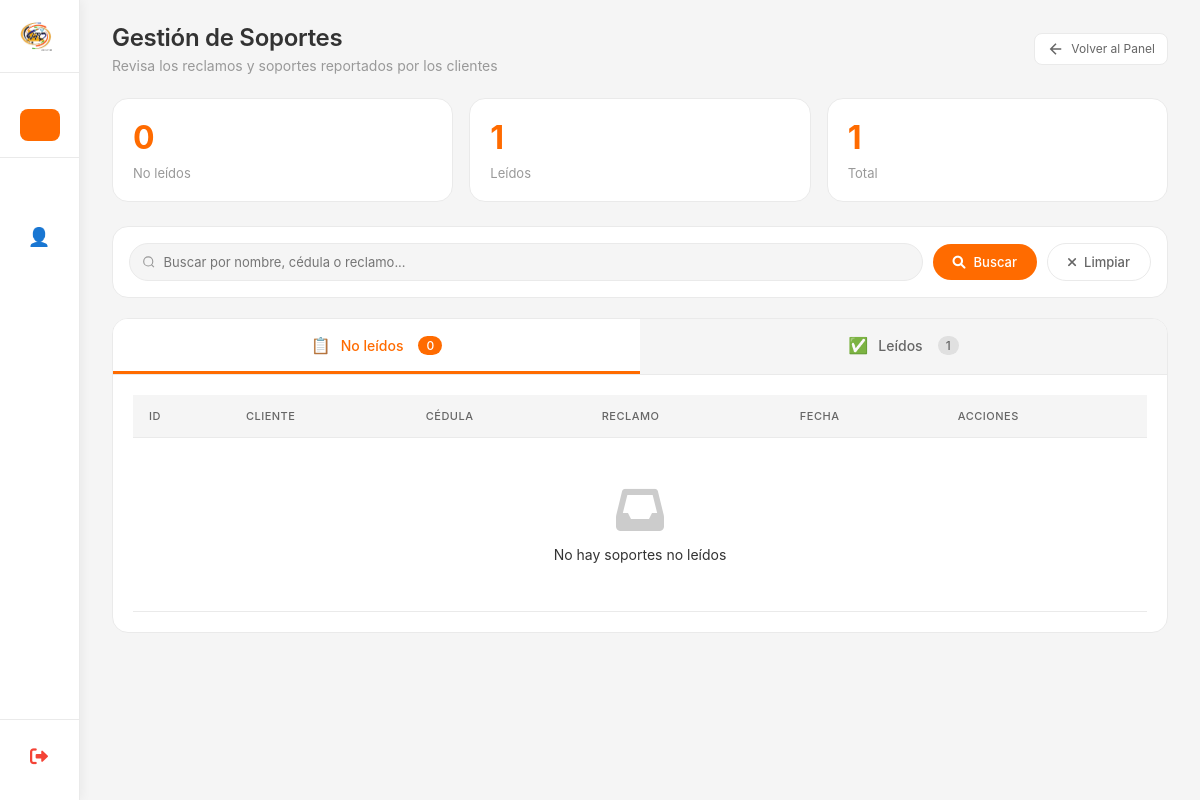
Before: /gestion-soportes/cliente/ with the older database file.
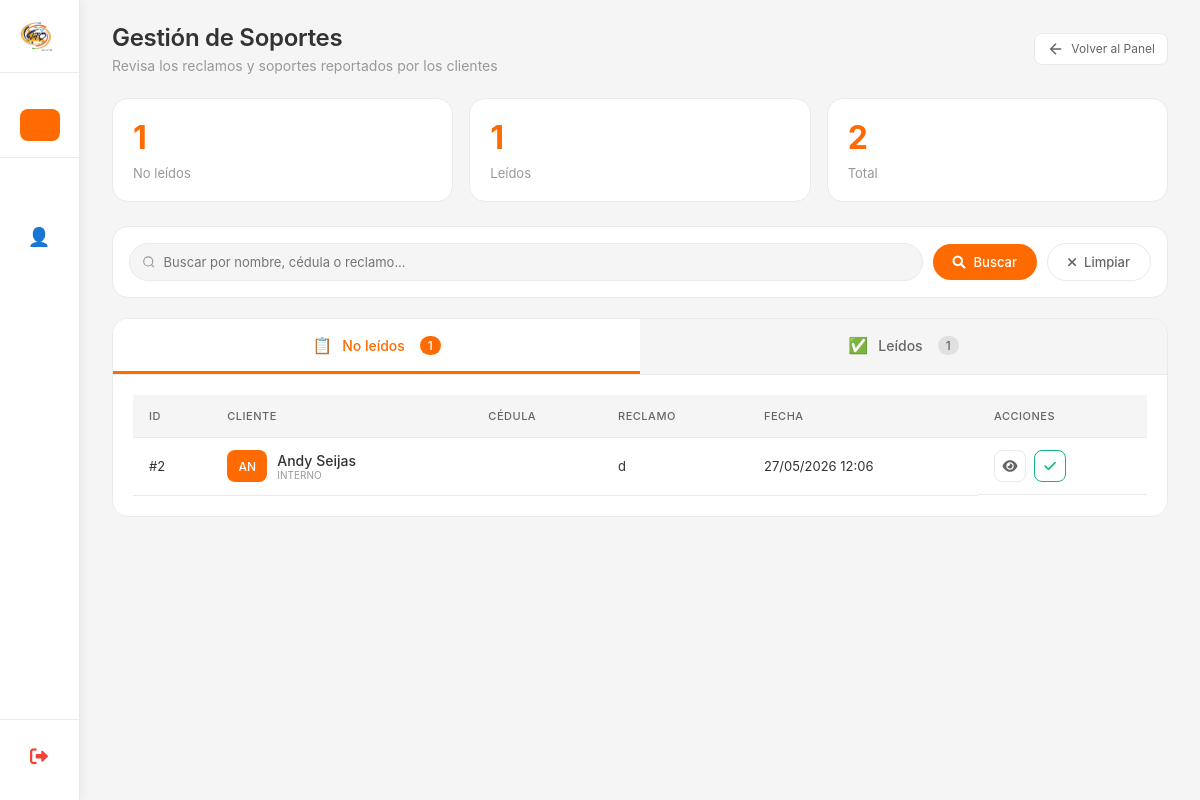
After: the same page with the newer database file.
### myapp/models.py (models this page shows, shortened)
class SoporteCliente(models.Model):
    class EstadoSoporte(models.TextChoices):
        NO_LEIDO = 'NO_LEIDO', 'No leído'
        LEIDO = 'LEIDO', 'Leído'
    contrato = models.ForeignKey(
        'ContratoCliente',
        on_delete=models.CASCADE,
        null=True,
        blank=True,
        related_name='soportes_cliente',
        verbose_name="Contrato del cliente"
    )
    cliente_externo = models.ForeignKey(
        'ClienteExterno',
        on_delete=models.CASCADE,
        null=True,
        blank=True,
        related_name='soportes_cliente',
        verbose_name="Cliente externo"
    )
    tipo_cliente = models.CharField(
        max_length=10,
        choices=[('INTERNO', 'Cliente con contrato'), ('EXTERNO', 'Cliente externo')],
        verbose_name="Tipo de cliente"
    )
    reclamo = models.TextField(
        max_length=1000,
        verbose_name="Reclamo"
    )
    observacion = models.TextField(
        max_length=500,
        blank=True,
        null=True,
        verbose_name="Observaciones"
    )
    foto = models.ImageField(
        upload_to='soportes_clientes/%Y/%m/',
        blank=True,
        null=True,
        verbose_name="Foto"
    )
    estado = models.CharField(
        max_length=20,
        choices=EstadoSoporte.choices,
        default=EstadoSoporte.NO_LEIDO,
        verbose_name="Estado",
        db_index=True
    )
    fecha_leido = models.DateTimeField(
        null=True,
        blank=True,
        verbose_name="Fecha de lectura",
        help_text="Fecha y hora en que el soporte fue leído por primera vez por el personal"
    )
    fecha_creacion = models.DateTimeField(auto_now_add=True)
    creado_por = models.ForeignKey(
        User,
        on_delete=models.SET_NULL,
        null=True,
        blank=True,
        related_name='soportes_cliente_creados',
        verbose_name="Creado por"
    )
    class Meta:
        verbose_name = "Soporte a Cliente"
        verbose_name_plural = "Soportes a Clientes"
        ordering = ['-fecha_creacion']
        indexes = [
            models.Index(fields=['estado']),
            models.Index(fields=['fecha_leido']),
            models.Index(fields=['fecha_creacion']),
        ]
    @property
    def nombre_cliente(self):
        if self.contrato:
            return self.contrato.nombre_completo
        elif self.cliente_externo:
            return self.cliente_externo.nombre_completo
        return "N/A"

class ContratoCliente(models.Model):
    class SimplePlusChoices(models.TextChoices):
        SI = 'SI', 'Sí'
        NO = 'NO', 'No'
    class EstadoContrato(models.TextChoices):
        EN_PROCESO = 'EN_PROCESO', 'En Proceso'
        COMPLETADO = 'COMPLETADO', 'Completado'
        NO_COMPLETADO = 'NO_COMPLETADO', 'No Completado'
        RENUNCIADO = 'RENUNCIADO', 'Renunciado'
    cliente_potencial = models.ForeignKey('ClientePotencial',on_delete=models.CASCADE,related_name='contratos',verbose_name="Cliente Potencial")
    otro_telefono = models.CharField(max_length=20,verbose_name="Otro Teléfono",blank=True,null=True,help_text="Teléfono adicional de contacto")
    correo_electronico = models.EmailField(verbose_name="Correo Electrónico",max_length=254,unique=True)
    direccion_detallada = models.TextField(max_length=500,verbose_name="Dirección Detallada",help_text="Calle, avenida, urbanización, casa/edificio, piso, apartamento")
    fecha_nacimiento = models.DateField(verbose_name="Fecha de Nacimiento")
    plan_contratado = models.ForeignKey(Plan,on_delete=models.PROTECT,related_name='contratos',verbose_name="Plan a Contratar")
    simple_plus = models.CharField(max_length=2,choices=SimplePlusChoices.choices,default=SimplePlusChoices.NO,verbose_name="Simple Plus",help_text="¿El cliente tiene Simple Plus?")
    modalidad_equipo = models.ForeignKey(ModalidadEquipo,on_delete=models.PROTECT,related_name='contratos',verbose_name="Modalidad del Equipo")
    punto_referencia = models.CharField(max_length=255,verbose_name="Punto de Referencia",help_text="Referencia para encontrar la ubicación")
    tipo_vivienda = models.ForeignKey(TipoVivienda,on_delete=models.PROTECT,related_name='contratos',verbose_name="Tipo de Vivienda")
    numero_casa = models.CharField(max_length=50,verbose_name="Número de Casa/Edificio",help_text="Número de la casa, edificio, apartamento")
    latitud = models.FloatField(verbose_name="Latitud",blank=True, null=True,help_text="Coordenada de la ubicación del cliente")
    longitud = models.FloatField(verbose_name="Longitud",blank=True, null=True, help_text="Coordenada de la ubicación del cliente")
    cashea = models.BooleanField(
        default=False,
        verbose_name="Cashea"
    )
    numero_pago_movil = models.CharField(blank=True, null=True,max_length=20,verbose_name="Número de Pago Móvil",help_text="Número de teléfono donde se realizó el pago")
    foto_pago = models.ImageField(blank=True, null=True,upload_to='pagos/',verbose_name="Foto del Pago",help_text="Captura de pantalla o foto del comprobante de pago")
    red = models.ForeignKey(Red,on_delete=models.PROTECT,related_name='contratos',verbose_name="Red")
    ods = models.CharField(max_length=50,verbose_name="ODS",blank=True,null=True,help_text="Orden de Servicio (solo administrador)")
    customer_id = models.CharField(max_length=50,verbose_name="Customer ID",blank=True,null=True,help_text="ID del cliente en el sistema (solo administrador)")
    atr = models.CharField(default="*VTC Conexiones",max_length=50,verbose_name="ATR",blank=True,null=True,help_text="ATR")
    estado = models.CharField(max_length=15,choices=EstadoContrato.choices,default=EstadoContrato.EN_PROCESO,verbose_name="Estado del Contrato")
    creado_por = models.ForeignKey(User,on_delete=models.SET_NULL,null=True,blank=True,related_name='contratos_creados',verbose_name="Creado por")
    fecha_creacion = models.DateTimeField(
        verbose_name="Fecha de creación",
    )
    fecha_actualizacion = models.DateTimeField(
        auto_now=True,
        verbose_name="Última actualización"
    )
    fecha_completado = models.DateTimeField(
        null=True,
        blank=True,
        verbose_name="Fecha de completado",
        help_text="Fecha y hora en que el contrato cambió a COMPLETADO por primera vez"
    )
    class Meta:
        verbose_name = "Contrato de Cliente"
        verbose_name_plural = "Contratos de Clientes"
        ordering = ['-fecha_creacion']
        indexes = [
            models.Index(fields=['estado']),
            models.Index(fields=['fecha_creacion']),
            models.Index(fields=['correo_electronico']),
        ]
    @property
    def nombre_completo(self):
        return self.cliente_potencial.nombre_completo

class ClientePotencial(models.Model):
    class InteresadoChoices(models.TextChoices):
        SI = 'SI', 'Sí'
        TAL_VEZ = 'TAL_VEZ', 'Tal vez'
        NO = 'NO', 'No'
    cedula = models.CharField(max_length=15,verbose_name="Cédula de Identidad",unique=True,  help_text="Ej: V-12345678, E-87654321",db_index=True)
    nombre = models.CharField(max_length=100,verbose_name="Nombre")
    apellido = models.CharField(max_length=100,verbose_name="Apellido")
    direccion = models.TextField(max_length=255,verbose_name="Dirección",blank=True,null=True)
    telefono = models.CharField(max_length=20, verbose_name="Teléfono",help_text="Ej: +58 412-1234567")
    posee_internet = models.BooleanField(default=False,verbose_name="¿Posee internet?", help_text="Marcar si ya tiene servicio de internet")
    interesado = models.CharField(max_length=10,choices=InteresadoChoices.choices,default=InteresadoChoices.TAL_VEZ,verbose_name="Nivel de interés")
    observacion = models.TextField(max_length=500,verbose_name="Observaciones",blank=True,null=True,help_text="Notas adicionales sobre el cliente")
    fecha_registro = models.DateField( default=datetime.date.today, verbose_name="Fecha de registro",help_text="Fecha en que se registró el cliente")
    creado_por = models.ForeignKey(User,on_delete=models.SET_NULL,  null=True,blank=True,related_name='clientes_potenciales_creados', verbose_name="Creado por",help_text="Usuario que registró este cliente")
    fecha_creacion = models.DateTimeField(auto_now_add=True,verbose_name="Fecha de creación en sistema")
    fecha_actualizacion = models.DateTimeField(auto_now=True,verbose_name="Última actualización")
    class Meta:
        verbose_name = "Cliente Potencial"
        verbose_name_plural = "Clientes Potenciales"
        ordering = ['-fecha_creacion']  # Ordenar por más recientes primero
    @property
    def nombre_completo(self):
        return f"{self.nombre} {self.apellido}".strip()

### myapp/views_validacion_soporte.py (the view, shortened to what this page needs)
# urls.py: path('gestion-soportes/cliente/', gestion_soportes_cliente, name='gestion_soportes_cliente'),
def gestion_soportes_cliente(request):
    busqueda = request.GET.get('busqueda', '')
    tab_activa = request.GET.get('tab', 'no_leidos')
    page_no_leidos = request.GET.get('page_no_leidos', 1)
    page_leidos = request.GET.get('page_leidos', 1)
    soportes_no_leidos = SoporteCliente.objects.filter(
        estado='NO_LEIDO'
    ).select_related('contrato__cliente_potencial', 'cliente_externo').order_by('-fecha_creacion')
    soportes_leidos = SoporteCliente.objects.filter(
        estado='LEIDO'
    ).select_related('contrato__cliente_potencial', 'cliente_externo').order_by('-fecha_creacion')
    paginator_no_leidos = Paginator(soportes_no_leidos, 15)
    paginator_leidos = Paginator(soportes_leidos, 15)
    try:
        soportes_no_leidos_page = paginator_no_leidos.page(page_no_leidos)
    except (PageNotAnInteger, EmptyPage):
        soportes_no_leidos_page = paginator_no_leidos.page(1)
    try:
        soportes_leidos_page = paginator_leidos.page(page_leidos)
    except (PageNotAnInteger, EmptyPage):
        soportes_leidos_page = paginator_leidos.page(1)
    stats = {
        'no_leidos': SoporteCliente.objects.filter(estado='NO_LEIDO').count(),
        'leidos': SoporteCliente.objects.filter(estado='LEIDO').count(),
        'total': SoporteCliente.objects.all().count(),
    }
    context = {
        'soportes_no_leidos': soportes_no_leidos_page,
        'soportes_leidos': soportes_leidos_page,
        'stats': stats,
        'busqueda': busqueda,
        'tab_activa': tab_activa,
    }
    return render(request, 'Admin/validacion_soporte.html', context)

### myapp/context_processors.py (called while the page is built)
def zona_horaria_venezuela(request):
    timezone.activate(pytz.timezone('America/Caracas'))
    return {}

### myapp/templates/Admin/validacion_soporte.html (shortened to what the changed rows need)
{% extends 'Inicio_De_Sesion/base.html' %}
{% load static %}
{% block page_title %}Gestión de Soportes{% endblock %}
{% block content %}
<div class="stats-grid">
    <div class="stat-card">
        <div class="stat-value">{{ stats.no_leidos }}</div>
        <div class="stat-label">No leídos</div>
    </div>
    <div class="stat-card">
        <div class="stat-value">{{ stats.total }}</div>
        <div class="stat-label">Total</div>
    </div>
</div>
<div class="tabs-container">
    <div class="tabs-header">
        <button class="tab-btn {% if tab_activa == 'no_leidos' or not tab_activa %}active{% endif %}" onclick="cambiarTab('no_leidos')">
            <span class="tab-icon">📋</span>
            No leídos
            <span class="tab-count">{{ stats.no_leidos }}</span>
        </button>
    </div>
    <div id="tab-no_leidos" class="tab-content {% if tab_activa == 'no_leidos' or not tab_activa %}active{% endif %}">
        <div class="table-container">
            <table class="table">
                <thead>
                    <tr>
                        <th>ID</th>
                        <th>Cliente</th>
                        <th>Cédula</th>
                        <th>Reclamo</th>
                        <th>Fecha</th>
                        <th>Acciones</th>
                    </tr>
                </thead>
                <tbody>
                    {% for soporte in soportes_no_leidos %}
                    <tr>
                        <td>#{{ soporte.id }}</td>
                        <td>
                            <div class="user-cell">
                                <span class="user-avatar">{{ soporte.nombre_cliente|slice:":2"|upper }}</span>
                                <div>
                                    <div class="user-name">{{ soporte.nombre_cliente }}</div>
                                    <div style="font-size: 10px; color: #999;">{{ soporte.tipo_cliente }}</div>
                                </div>
                            </div>
                        </td>
                        <td>{{ soporte.cedula_cliente }}</td>
                        <td class="reclamo-preview">{{ soporte.reclamo|truncatechars:50 }}</td>
                        <td>{{ soporte.fecha_creacion|date:"d/m/Y H:i" }}</td>
                        <td class="actions-cell">
                            <button class="action-btn" onclick="verDetalleSoporte({{ soporte.id }})" title="Ver detalles">
                                <i class="fas fa-eye"></i>
                            </button>
                            <button class="action-btn read" onclick="marcarComoLeido({{ soporte.id }})" title="Marcar como leído">
                                <i class="fas fa-check"></i>
                            </button>
                        </td>
                    </tr>
                    {% empty %}
                    <tr>
                        <td colspan="6" class="empty">
                            <i class="fas fa-inbox" style="font-size: 48px; color: #ccc; margin-bottom: 12px; display: block;"></i>
                            No hay soportes no leídos
                        </td>
                    </tr>
                    {% endfor %}
                </tbody>
            </table>
        </div>
    </div>
</div>
{% endblock %}

Changed rows visible on the page:
added SoporteCliente: id "2", nombre_cliente "AN", nombre_cliente "Andy Seijas", tipo_cliente "INTERNO", reclamo "d", fecha_creacion "27/05/2026 12:06"
Other visible differences:
{{ stats.no_leidos }}: "0" → "1"
{{ stats.total }}: "1" → "2"
text no longer shown: "No hay soportes no leídos"
